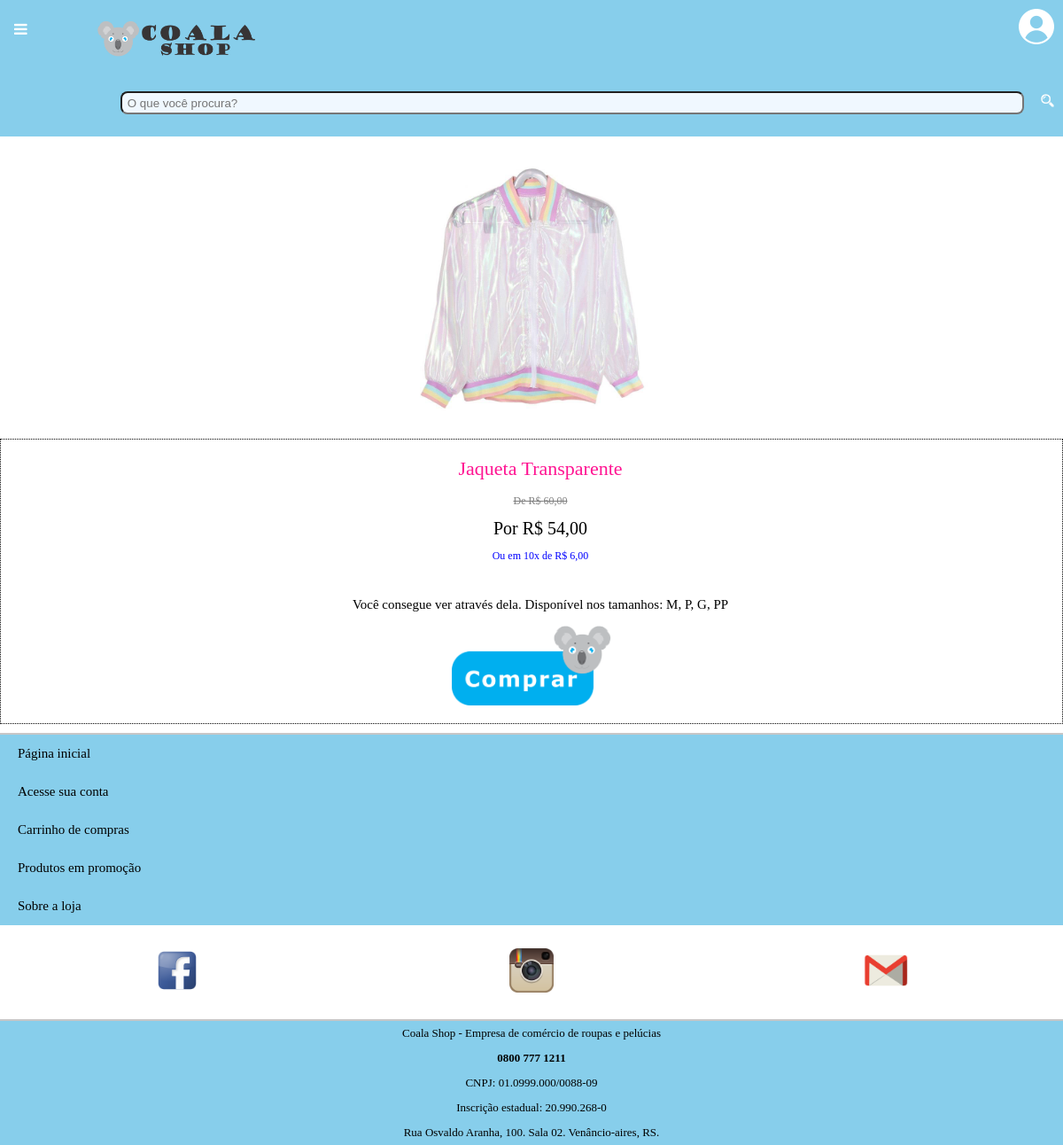
Screenshot of /Coala_Shop/produto-detalhe.php?id=1 with the database file from the repository.
### tables this page shows
CREATE TABLE produtos (
  id int(11) unsigned NOT NULL AUTO_INCREMENT,
  nome varchar(255) NOT NULL,
  valor decimal(6,2) unsigned NOT NULL,
  quantidade smallint(3) unsigned NOT NULL DEFAULT 0,
  descricao varchar(255),
  PRIMARY KEY (id)
);

### Coala_Shop/produto-detalhe.php (the view, shortened to what this page needs)
<?php
    if (isset($_GET['id']) && $_GET['id'] != ""){
        include "includes/conexao.php";
        $id=$_GET['id'];
        $sql="SELECT * FROM produtos WHERE id= $id";
        $resultado=mysqli_query($conexao, $sql);
        $produto=mysqli_fetch_array($resultado);
        $preco1 = $produto['valor'];
        $preco2 = number_format($preco1,2,",",".");
        $precodesconto = $preco1*0.9;
        $precodesconto = number_format($precodesconto,2,",",".");
        $precoparcelado = $preco1/10;
        $precoparcelado = number_format($precoparcelado,2,",",".");
    }
?>
<!DOCTYPE html>
<html>
<head>
    <link rel="stylesheet" href="estilo.css" />
</head>
<body>
    <div class="flex-container">
        <?php
            include "includes/cabecalho.php";
        ?>
        <div class="flex-corpo center">
            <div class="center">
                <img src="produtos/<?php echo $produto['id'] ?>.jpg" width="300px" />
            </div>
            <br>
            <div class="center borda">
                <p class="nome-produto">
                    <?php echo $produto['nome'] ?>
                </p>
                <p class="preco-real">
                    De R$
                    <?php echo $preco2?>
                </p>
                <p class="preco-comdesconto">
                    Por R$
                    <?php echo $precodesconto?>
                </p>
                <p class="preco-parcelado">
                    Ou em 10x de R$
                    <?php echo $precoparcelado ?>
                </p>
                <br>
                <p class="descricao-produto">
                    <?php echo $produto['descricao'] ?>
                </p>
                <?php
                    if(isset($_SESSION['loginCliente']) && $_SESSION['loginCliente']){
                ?>
                        <p class="comprar">
                            <a href="comprar.php?idProduto=<?php echo $produto['id']; ?>" class="botao-comprar"> <img src="img/comprar1.png" onMouseOver="src='img/comprar2.png'" onMouseOut="src='img/comprar1.png'" height="90px"> </a>
                        </p>
                <?php } else {
                ?>
                        <p class="comprar">
                            <a href="login.php?idProduto=<?php echo $produto['id']; ?>"> <img src="img/comprar1.png" onMouseOver="src='img/comprar2.png'" onMouseOut="src='img/comprar1.png'" height="90px"> </a>
                        </p>
                <?php }
                ?>
            </div>
        </div>
        <?php
            include "includes/rodape.php";
        ?>
    </div>
</body>
</html>

### Coala_Shop/estilo.css (style rules this page uses)
body { font-family: "Verdana", sans-serif; margin: 0px; }
a { text-decoration: none; }
p { font-family: "Verdana"; }
.flex-container { display: flex; flex-wrap: wrap; flex-direction: column; }
.flex-corpo { display: flex; flex-direction: column; }
.nome-produto { font-family: "Verdana"; font-size: 22px; line-height: 1; color: rgb(255, 20, 146); padding-left: 20px; }
.descricao-produto { font-family: "Verdana"; font-size: 15px; line-height: 1; color: rgb(0, 0, 0); padding-left: 20px; }
.preco-real { font-family: "Verdana"; font-size: 12px; line-height: 0.5; color: grey; text-decoration: line-through; padding-left: 20px; }
.preco-comdesconto { font-size: 20px; line-height: 0.8; color: black; padding-left: 20px; }
.preco-parcelado { font-size: 12px; line-height: 0.5; color: blue; padding-left: 20px; }
.center { text-align: center; }
.borda { border: dotted; border-width: 1px; }

### rows the page displays
produtos: nome "Jaqueta Transparente", valor "60,00", valor "54,00", valor "6,00", descricao "Você consegue ver através dela. Disponível nos tamanhos: M, P, G, PP"
